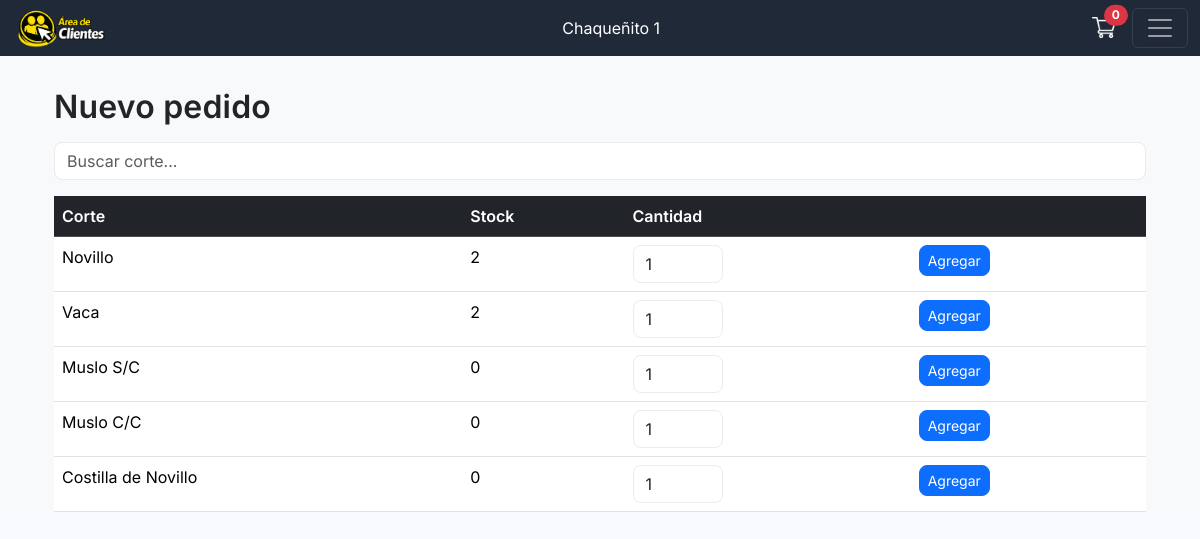
Page /cliente/nuevo_pedido/ (signed in) on the committed database.
### encargado/models.py (models this page shows, shortened)
class Comercio(models.Model):
    nombre = models.CharField(max_length=200)
    cuit = models.IntegerField()
    direccion = models.CharField(max_length=200)

class Carrito(models.Model):
    usuario = models.OneToOneField(User, on_delete=models.CASCADE)
    creado = models.DateTimeField(auto_now_add=True)
    def total_items(self):
        return sum(item.cantidad for item in self.items.all())

class Cortes(models.Model):
    nombre = models.CharField(max_length=100)

### cliente/views.py (the view)
# urls.py: path('nuevo_pedido/', views.nuevo_pedido, name='nuevo_pedido'),
@group_required('Cliente')
@group_required('Cliente')
def nuevo_pedido(request):
    cortes = Cortes.objects.annotate(
        stock=Count('productos'),
    )
    carrito = None
    try:
        carrito, _ = Carrito.objects.get_or_create(usuario=request.user)
    except Exception:
        pass
    return render(
        request,
        'cliente/nuevo_pedido.html',
        {
            'cortes': cortes,
            'carrito': carrito,
        }
    )

### carneclick/context_processors.py (called while the page is built)
def client_info(request):
    cliente = None
    comercio_nombre = ''
    try:
        if request.user and request.user.is_authenticated:
            from encargado.models import Cliente as ClienteModel
            cliente = ClienteModel.objects.filter(
                user=request.user).select_related('comercio').first()
            if cliente and getattr(cliente, 'comercio', None):
                comercio_nombre = cliente.comercio.nombre
    except Exception:
        cliente = None
        comercio_nombre = ''
    return {
        'cliente_obj': cliente,
        'comercio_nombre': comercio_nombre,
    }

### cliente/templates/cliente/nuevo_pedido.html (shortened to what this page needs)
{% extends "cliente.html" %}
{% block content %}
<div class="container mt-3">
    <h2 class="mb-3">Nuevo pedido</h2>
    <input
        type="text"
        id="buscadorCortes"
        class="form-control mb-3"
        placeholder="Buscar corte...">
    <div class="d-none d-md-block">
        <table class="table table-hover" id="tablaCortes">
            <thead class="table-dark">
                <tr>
                    <th>Corte</th>
                    <th>Stock</th>
                    <th>Cantidad</th>
                    <th></th>
                </tr>
            </thead>
            <tbody>
                {% for corte in cortes %}
                <tr>
                    <td class="nombre-corte">{{ corte.nombre }}</td>
                    <td>{{ corte.stock }}</td>
                    <td>
                        <form method="post" action="{% url 'cliente:agregar_carrito' corte.id %}">
                            <input type="number" name="cantidad" min="1"
                                   max="{{ corte.stock }}" value="1"
                                   class="form-control" style="width:90px">
                    </td>
                    <td>
                            <button class="btn btn-primary btn-sm">Agregar</button>
                    </td>
                </tr>
                {% endfor %}
            </tbody>
        </table>
    </div>
</div>
{% endblock %}

### cliente/templates/cliente.html (shortened to what this page needs)
{% load static %}
<!DOCTYPE html>
<html lang="es">
<head>
    <link href="https://cdn.jsdelivr.net/npm/bootstrap@5.3.8/dist/css/bootstrap.min.css" rel="stylesheet">
    <link rel="stylesheet" href="{% static 'css/theme.css' %}">
</head>
<body class="bg-light">
<nav class="navbar navbar-dark bg-dark fixed-top">
    <div class="container-fluid">
        <img src="{% static 'img/logo_cliente.png' %}" alt="Logo" height="40">
        {% if comercio_nombre %}
        <span class="text-white ms-3">{{ comercio_nombre }}</span>
        {% endif %}
        <div class="d-flex align-items-center gap-3">
            <a href="{% url 'cliente:ver_carrito' %}" class="text-white text-decoration-none position-relative">
                <img src="{% static 'img/carrito-de-compras.png' %}" height="24">
                {% if carrito %}
                <span class="position-absolute top-0 start-100 translate-middle badge rounded-pill bg-danger">
                    {{ carrito.total_items }}
                </span>
                {% endif %}
            </a>
            <button class="navbar-toggler" type="button" data-bs-toggle="offcanvas" data-bs-target="#sidebarCliente">
                <span class="navbar-toggler-icon"></span>
            </button>
        </div>
    </div>
</nav>
<main class="container pt-5 mt-4">
    {% block content %}
    {% endblock %}
</main>
</body>
</html>

### carneclick/static/css/theme.css (style rules this page uses)
:root { --brand-bg: #f7f9fc; --brand-text: #212529; --brand-muted: #6c757d; --brand-primary: #0d6efd; --brand-success: #198754; --brand-warning: #ffc107; --brand-danger: #dc3545; --brand-info: #0dcaf0; --brand-border: #e9ecef; --brand-card-bg: #ffffff; }
html, body { background-color: var(--brand-bg); color: var(--brand-text); font-family: "Inter", system-ui, -apple-system, "Segoe UI", Roboto, "Helvetica Neue", Arial, "Noto Sans", "Liberation Sans", sans-serif; -webkit-font-smoothing: antialiased; -moz-osx-font-smoothing: grayscale; }
h1, h2, h3, h4, h5 { font-weight: 600; letter-spacing: 0.2px; }
.table thead th { font-weight: 600; }
.badge { border-radius: 0.5rem; letter-spacing: 0.3px; }
.btn { border-radius: 0.5rem; }
.btn-primary { background-color: var(--brand-primary); border-color: var(--brand-primary); }
.form-control, .form-select { border-color: var(--brand-border); border-radius: 0.5rem; }
.navbar-dark.bg-dark { background-color: #1f2937 !important; }

### rows in the picture
Comercio: nombre "Chaqueñito 1"
Carrito: total_items "0"
Cortes: nombre "Novillo", stock "2"
Cortes: nombre "Vaca", stock "2"
Cortes: nombre "Muslo S/C", stock "0"
Cortes: nombre "Muslo C/C", stock "0"
Cortes: nombre "Costilla de Novillo", stock "0"
